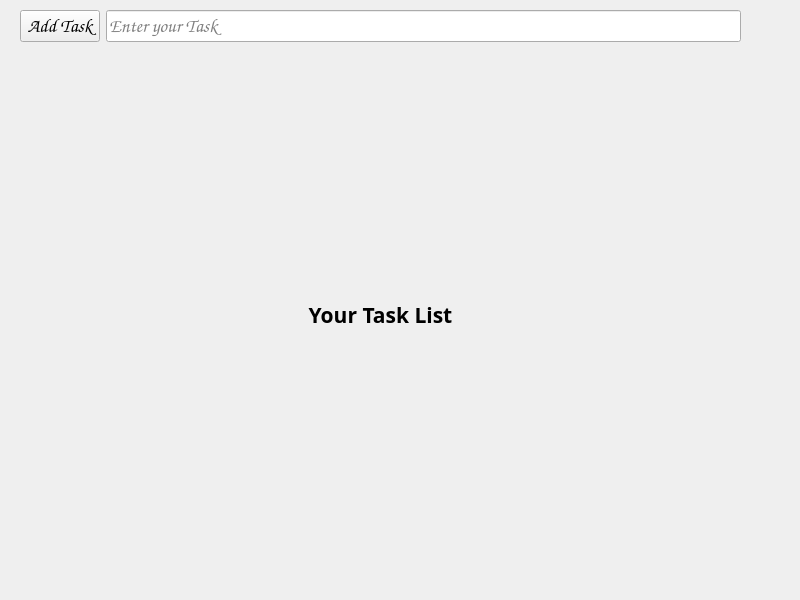
<?xml version="1.0" encoding="UTF-8"?>
<ui version="4.0">
 <class>Form</class>
 <widget class="QWidget" name="Form">
  <property name="geometry">
   <rect>
    <x>0</x>
    <y>0</y>
    <width>800</width>
    <height>600</height>
   </rect>
  </property>
  <property name="windowTitle">
   <string>To-do List</string>
  </property>
  <widget class="QWidget" name="">
   <property name="geometry">
    <rect>
     <x>20</x>
     <y>10</y>
     <width>721</width>
     <height>571</height>
    </rect>
   </property>
   <layout class="QVBoxLayout" name="main_vertical">
    <item>
     <layout class="QHBoxLayout" name="horizontalLayout">
      <item>
       <widget class="QPushButton" name="btn">
        <property name="font">
         <font>
          <family>Comic Sans MS</family>
          <pointsize>14</pointsize>
         </font>
        </property>
        <property name="text">
         <string>Add Task</string>
        </property>
       </widget>
      </item>
      <item>
       <widget class="QLineEdit" name="lineEdit">
        <property name="font">
         <font>
          <family>Comic Sans MS</family>
          <pointsize>14</pointsize>
         </font>
        </property>
        <property name="text">
         <string/>
        </property>
        <property name="placeholderText">
         <string>Enter your Task</string>
        </property>
        <property name="clearButtonEnabled">
         <bool>false</bool>
        </property>
       </widget>
      </item>
     </layout>
    </item>
    <item>
     <layout class="QVBoxLayout" name="verticalLayout">
      <item>
       <widget class="QLabel" name="label">
        <property name="font">
         <font>
          <family>Rockwell</family>
          <pointsize>16</pointsize>
          <weight>75</weight>
          <bold>true</bold>
         </font>
        </property>
        <property name="text">
         <string>Your Task List</string>
        </property>
        <property name="alignment">
         <set>Qt::AlignCenter</set>
        </property>
        <property name="openExternalLinks">
         <bool>false</bool>
        </property>
       </widget>
      </item>
      <item>
       <layout class="QHBoxLayout" name="horizontalLayout_2">
        <item>
         <layout class="QVBoxLayout" name="list_1"/>
        </item>
        <item>
         <layout class="QVBoxLayout" name="list_2"/>
        </item>
       </layout>
      </item>
     </layout>
    </item>
   </layout>
  </widget>
 </widget>
 <resources/>
 <connections/>
</ui>
